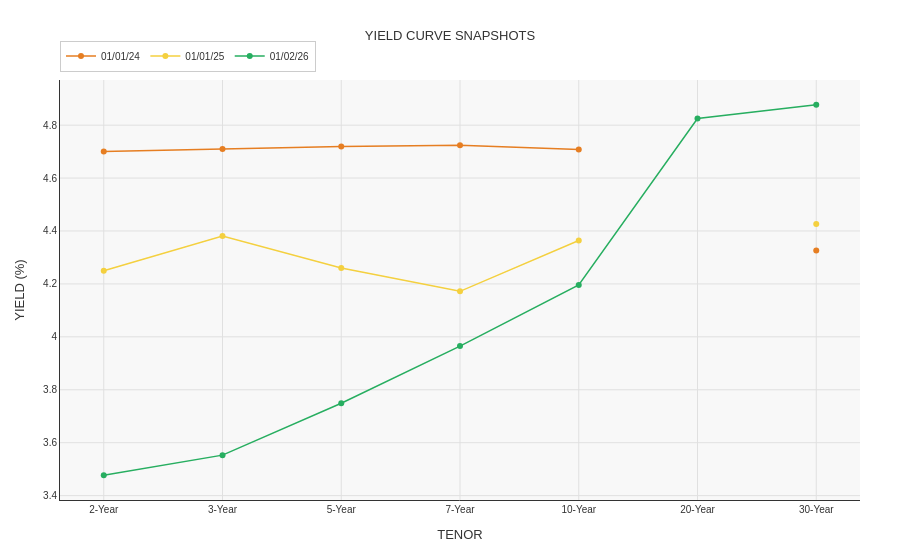

The notebook cell saved with this chart:
### Code cell
v.curve_snapshot(df[hl_cols], dates=['2024-01-01','2025-01-01', '2026-01-01'])

### Figure 1 — Plotly figure (JSON) as saved in the notebook; plotly's stock layout.template omitted (floating-point values rounded to 4 significant figures)
{"data": [{"line": {"color": "#E67E22", "width": 1.5}, "marker": {"size": 6}, "mode": "lines+markers", "name": "01/01/24", "type": "scatter", "x": ["2-Year", "3-Year", "5-Year", "7-Year", "10-Year", "20-Year", "30-Year"], "y": [4.7, 4.71, 4.719, 4.724, 4.708, NaN, 4.326]}, {"line": {"color": "#F4D03F", "width": 1.5}, "marker": {"size": 6}, "mode": "lines+markers", "name": "01/01/25", "type": "scatter", "x": ["2-Year", "3-Year", "5-Year", "7-Year", "10-Year", "20-Year", "30-Year"], "y": [4.25, 4.381, 4.26, 4.172, 4.364, NaN, 4.426]}, {"line": {"color": "#27AE60", "width": 1.5}, "marker": {"size": 6}, "mode": "lines+markers", "name": "01/02/26", "type": "scatter", "x": ["2-Year", "3-Year", "5-Year", "7-Year", "10-Year", "20-Year", "30-Year"], "y": [3.477, 3.553, 3.749, 3.965, 4.196, 4.825, 4.877]}], "layout": {"font": {"color": "#333", "family": "Arial, Helvetica, sans-serif", "size": 11}, "hovermode": "x unified", "legend": {"bgcolor": "rgba(255,255,255,0.8)", "bordercolor": "#ccc", "borderwidth": 1, "font": {"size": 10}, "orientation": "h", "x": 0, "xanchor": "left", "y": 1.02, "yanchor": "bottom"}, "margin": {"b": 60, "l": 60, "r": 40, "t": 80}, "paper_bgcolor": "white", "plot_bgcolor": "#F8F8F8", "title": {"font": {"color": "#333", "family": "Arial, Helvetica, sans-serif", "size": 13}, "text": "YIELD CURVE SNAPSHOTS", "x": 0.5, "xanchor": "center"}, "xaxis": {"gridcolor": "#E0E0E0", "gridwidth": 1, "linecolor": "#333", "linewidth": 1, "showgrid": true, "showline": true, "tickfont": {"size": 10}, "title": {"text": "TENOR"}}, "yaxis": {"gridcolor": "#E0E0E0", "gridwidth": 1, "linecolor": "#333", "linewidth": 1, "showgrid": true, "showline": true, "tickfont": {"size": 10}, "title": {"text": "YIELD (%)"}}}}
